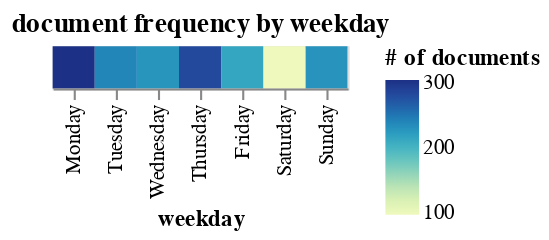

Here is the notebook cell this chart was saved with:
### Markdown cell above
### Plot document frequency by day

Because we're preserving as much date information as possible, we can plost based on things like weekday - even across different calendars.

For documents with day-level date precision, how are they distributed by weekday?

### Code cell
# get numeric weekday
orig_dates_parsed['undate_weekday'] = orig_dates_parsed.undate_orig.apply(lambda x: x.earliest.weekday)
orig_dates_parsed['undate_weekday_name'] = orig_dates_parsed.undate_weekday.apply(lambda x: days[x])

# restrict to dates with day precision; the rest are just using earliest day
orig_dates_days = orig_dates_parsed[orig_dates_parsed.orig_date_precision == 'day']

alt.Chart(orig_dates_days[['undate_weekday', 'undate_weekday_name', 'pgpid']]).mark_rect().encode(
    alt.X('undate_weekday_name', sort=days, title='weekday'),
    alt.Color('count(pgpid)', title='# of documents')
).properties(title='document frequency by weekday')

### Figure 1 — Vega-Lite specification as saved in the notebook (floating-point values rounded to 4 significant figures; data arrays with more than 128 entries replaced by an {"elided": "..."} marker saying what was removed)
{"config": {"view": {"continuousWidth": 300, "continuousHeight": 300}}, "data": {"name": "data-aafdb795610a4f153387d64c3f7f30e9"}, "mark": {"type": "rect"}, "encoding": {"color": {"aggregate": "count", "field": "pgpid", "title": "# of documents", "type": "quantitative"}, "x": {"field": "undate_weekday_name", "sort": ["Monday", "Tuesday", "Wednesday", "Thursday", "Friday", "Saturday", "Sunday"], "title": "weekday", "type": "nominal"}}, "title": "document frequency by weekday", "$schema": "https://vega.github.io/schema/vega-lite/v5.20.1.json", "datasets": {"data-aafdb795610a4f153387d64c3f7f30e9": {"elided": "1593 records"}}}
